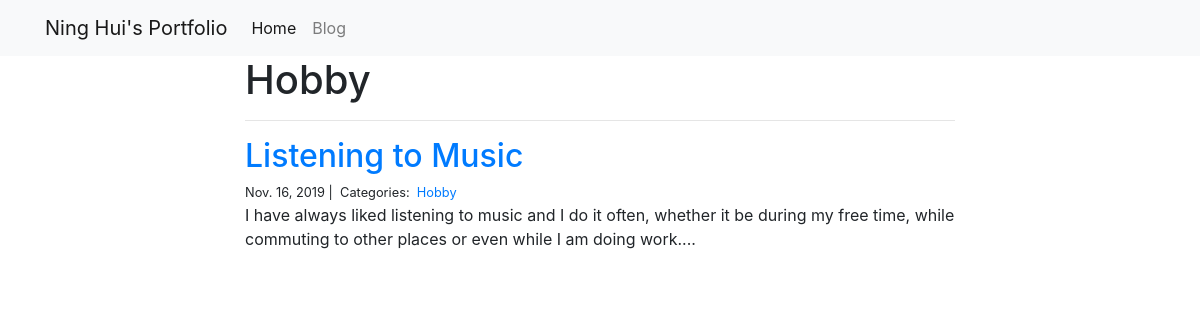
The app's page /blog/Hobby/ with its own data.
### blog/models.py (models this page shows)
class Category(models.Model):
    name = models.CharField(max_length=20)

class Post(models.Model):
    title = models.CharField(max_length=255)
    body = models.TextField()
    created_on = models.DateTimeField(auto_now_add=True)
    last_modified = models.DateTimeField(auto_now=True)
    categories = models.ManyToManyField("Category", related_name="posts")

### blog/views.py (the view)
# urls.py: path("<category>/", views.blog_category, name="blog_category"),
def blog_category(request, category):
    posts = Post.objects.filter(categories__name__contains=category).order_by(
        "-created_on"
    )
    context = {"category": category, "posts": posts}
    return render(request, "blog_category.html", context)

### blog/templates/blog_category.html (shortened to what this page needs)
{% extends "base.html" %}
{% block page_content %}
<head>
</head>
<div class="col-md-8 offset-md-2">
    <h1>{{ category | title }}</h1>
    <hr>
    {% for post in posts %}
        <h2><a href="{% url 'blog_detail' post.pk%}">{{ post.title }}</a></h2>
        <small>
            {{ post.created_on.date }} |&nbsp;
            Categories:&nbsp;
            {% for category in post.categories.all %}
            <a href="{% url 'blog_category' category.name %}">
                {{ category.name }}
            </a>&nbsp;
            {% endfor %}
        </small>
        <p>{{ post.body | slice:":400" }}...</p>
    {% endfor %}
</div>
{% endblock %}

### records on screen
Category: name "Hobby"
Post: title "Listening to Music", created_on "Nov. 16, 2019", body "I have always liked listening to music and I do it often, whether it be during my free time, while commuting to other places or even while I am doing work."
